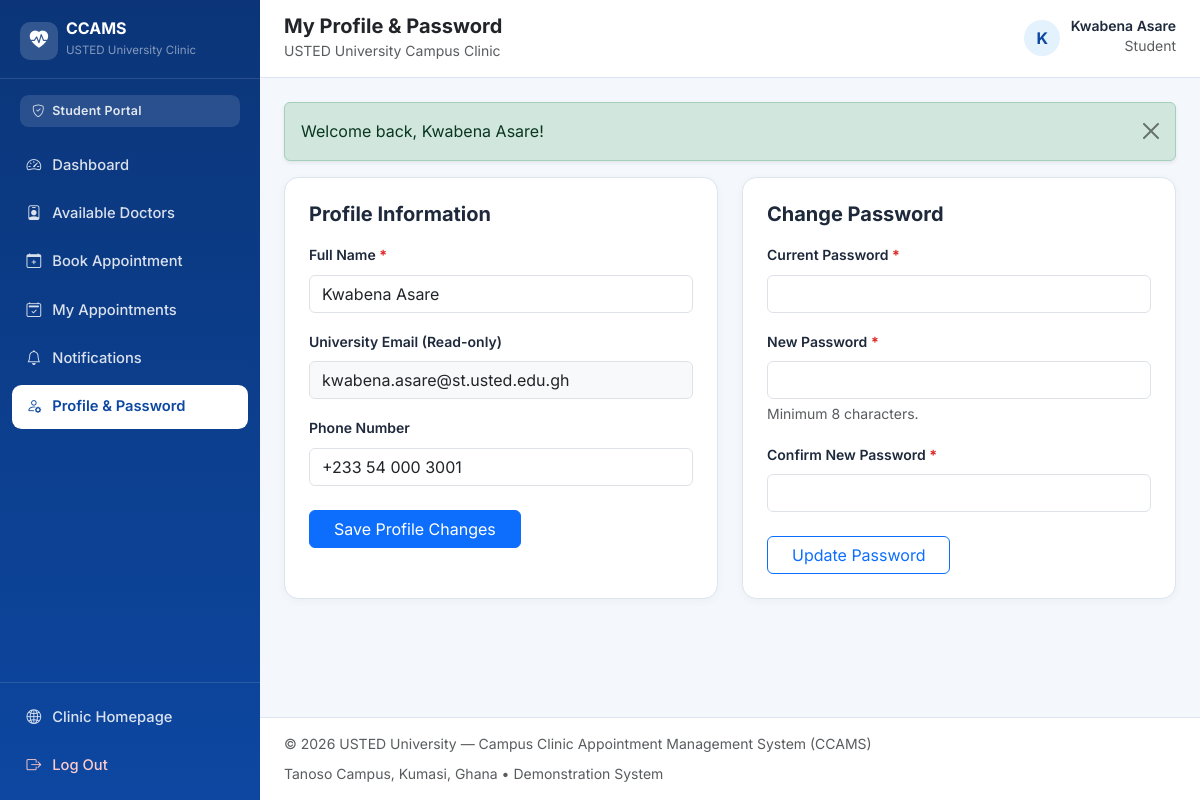
Page /student/profile.php (signed in) on the committed database.
### tables this page shows
CREATE TABLE `users` (
    `user_id` INT UNSIGNED NOT NULL AUTO_INCREMENT,
    `full_name` VARCHAR(120) NOT NULL,
    `email` VARCHAR(150) NOT NULL,
    `password_hash` VARCHAR(255) NOT NULL,
    `phone` VARCHAR(25) DEFAULT NULL,
    `role` ENUM('student', 'doctor', 'admin') NOT NULL DEFAULT 'student',
    `account_status` ENUM('active', 'inactive') NOT NULL DEFAULT 'active',
    `created_at` TIMESTAMP NOT NULL DEFAULT CURRENT_TIMESTAMP,
    `updated_at` TIMESTAMP NOT NULL DEFAULT CURRENT_TIMESTAMP ON UPDATE CURRENT_TIMESTAMP,
    PRIMARY KEY (`user_id`),
    UNIQUE KEY `uq_users_email` (`email`),
    KEY `idx_users_role_status` (`role`, `account_status`)
);

### config/database.example.php (called while the page is built)
<?php
return [
    'db' => [
        'host' => getenv('DB_HOST') ?: '127.0.0.1',
        'port' => getenv('DB_PORT') ?: '3306',
        'name' => getenv('DB_NAME') ?: 'campus_clinic',
        'user' => getenv('DB_USER') ?: 'root',
        'pass' => getenv('DB_PASS') ?: '',
        'charset' => 'utf8mb4',
    ],
    'app' => [
        'name' => 'CCAMS — USTED University Campus Clinic',
        'university' => 'USTED University',
        'base_path' => '',
        'cancellation_cutoff_hours' => 2,
    ],
    'notifications' => [
        'default_external_mode' => 'mock',
        'sms_sandbox_endpoint' => getenv('SMS_SANDBOX_ENDPOINT') ?: '',
        'sms_sandbox_api_key' => getenv('SMS_SANDBOX_API_KEY') ?: '',
        'sms_sender_id' => 'USTEDClinic',
    ],
];

### config/database.php (called while the page is built, shortened)
<?php
if (!function_exists('ccams_config')) {
    function ccams_config(): array
    {
        static $config = null;
        if ($config !== null) {
            return $config;
        }
        $defaults = require __DIR__ . '/database.example.php';
        if ($defaults['app']['base_path'] === '' && isset($_SERVER['SCRIPT_NAME'])) {
            $scriptName = str_replace('\\', '/', $_SERVER['SCRIPT_NAME']);
            foreach (['/student/', '/doctor/', '/admin/'] as $subDir) {
                $pos = strpos($scriptName, $subDir);
                if ($pos !== false) {
                    $defaults['app']['base_path'] = substr($scriptName, 0, $pos);
                    break;
                }
            }
            if ($defaults['app']['base_path'] === '') {
                $dir = rtrim(dirname($scriptName), '/');
                $defaults['app']['base_path'] = ($dir === '.' ? '' : $dir);
            }
        }
        $config = $defaults;
        return $config;
    }
}

### includes/functions.php (called while the page is built, shortened)
<?php
function e(?string $value): string
{
    return htmlspecialchars((string) ($value ?? ''), ENT_QUOTES | ENT_SUBSTITUTE, 'UTF-8');
}
function app_url(string $path = ''): string
{
    $cfg = ccams_config();
    $base = rtrim($cfg['app']['base_path'], '/');
    $path = ltrim($path, '/');
    return $base . ($path !== '' ? '/' . $path : '/');
}
function get_flashes(): array
{
    $messages = $_SESSION['flash_messages'];
    return $messages;
}
function is_active_nav(string $target): string
{
    $current = str_replace('\\', '/', $_SERVER['SCRIPT_NAME'] ?? '');
    return str_ends_with($current, '/' . ltrim($target, '/')) ? 'active' : '';
}

### includes/auth.php (called while the page is built, shortened)
<?php
require_once __DIR__ . '/../config/database.php';
require_once __DIR__ . '/functions.php';
function is_logged_in(): bool
{
    return isset($_SESSION['user_id'], $_SESSION['role']) && (int) $_SESSION['user_id'] > 0;
}
function current_user(): ?array
{
    static $cached = null;
    $sessionUserId = (int) $_SESSION['user_id'];
    if ($cached !== null && (int) $cached['user_id'] === $sessionUserId) {
        return $cached;
    }
    $pdo = get_pdo();
    $stmt = $pdo->prepare(
        'SELECT user_id, full_name, email, phone, role, account_status, created_at
         FROM users
         WHERE user_id = :id AND account_status = "active"
         LIMIT 1'
    );
    $stmt->execute(['id' => $sessionUserId]);
    $user = $stmt->fetch();
    $cached = $user;
    return $cached;
}
function require_auth(string|array|null $allowedRoles = null): array
{
    $user = current_user();
    if ($allowedRoles !== null) {
        $roles = is_array($allowedRoles) ? $allowedRoles : [$allowedRoles];
    }
    return $user;
}

### student/profile.php (the view, shortened to what this page needs)
<?php
require_once __DIR__ . '/../includes/auth.php';
$student = require_auth('student');
$pageTitle = 'My Profile & Password';
$layoutMode = 'dashboard';
require_once __DIR__ . '/../includes/header.php';
?>
<div class="row g-4">
    <div class="col-lg-6">
        <div class="ccams-card p-4 h-100">
            <h2 class="h5 fw-bold mb-3">Profile Information</h2>
            <form method="post" action="<?php echo e(app_url('student/profile.php')); ?>" data-loading>
                <div class="mb-3">
                    <label for="stuName" class="form-label small fw-semibold">Full Name <span class="required-star">*</span></label>
                    <input type="text" id="stuName" name="full_name" class="form-control"
                           value="<?php echo e($student['full_name']); ?>" required>
                </div>
                <div class="mb-3">
                    <label for="stuEmail" class="form-label small fw-semibold">University Email (Read-only)</label>
                    <input type="email" id="stuEmail" class="form-control bg-light" value="<?php echo e($student['email']); ?>" disabled>
                </div>
                <div class="mb-4">
                    <label for="stuPhone" class="form-label small fw-semibold">Phone Number</label>
                    <input type="tel" id="stuPhone" name="phone" class="form-control"
                           value="<?php echo e((string) ($student['phone'] ?? '')); ?>">
                </div>
                <button type="submit" class="btn btn-primary px-4">Save Profile Changes</button>
            </form>
        </div>
    </div>
    <div class="col-lg-6">
        <div class="ccams-card p-4 h-100">
            <h2 class="h5 fw-bold mb-3">Change Password</h2>
            <form method="post" action="<?php echo e(app_url('student/profile.php')); ?>" data-loading>
                <div class="mb-3">
                    <label for="currPw" class="form-label small fw-semibold">Current Password <span class="required-star">*</span></label>
                    <input type="password" id="currPw" name="current_password" class="form-control" required>
                </div>
                <div class="mb-3">
                    <label for="newPw" class="form-label small fw-semibold">New Password <span class="required-star">*</span></label>
                    <input type="password" id="newPw" name="new_password" class="form-control" minlength="8" required>
                    <div class="form-text">Minimum 8 characters.</div>
                </div>
                <div class="mb-4">
                    <label for="confPw" class="form-label small fw-semibold">Confirm New Password <span class="required-star">*</span></label>
                    <input type="password" id="confPw" name="confirm_password" class="form-control" minlength="8" required>
                </div>
                <button type="submit" class="btn btn-outline-primary px-4">Update Password</button>
            </form>
        </div>
    </div>
</div>
<?php require_once __DIR__ . '/../includes/footer.php'; ?>

### includes/header.php (shortened to what this page needs)
<?php
$pageTitle = $pageTitle ?? 'USTED University — Campus Clinic Appointment Management System';
$layoutMode = $layoutMode ?? 'public';
$authUser = current_user();
$flashes = get_flashes();
?>
<!DOCTYPE html>
<html lang="en">
<head>
    <link href="https://cdn.jsdelivr.net/npm/bootstrap@5.3.3/dist/css/bootstrap.min.css" rel="stylesheet">
    <link href="https://cdn.jsdelivr.net/npm/bootstrap-icons@1.11.3/font/bootstrap-icons.min.css" rel="stylesheet">
    <link href="<?php echo e(app_url('assets/css/style.css')); ?>" rel="stylesheet">
</head>
<body class="<?php echo $layoutMode === 'dashboard' ? 'ccams-dashboard-body' : 'ccams-public-body'; ?>">
<?php if ($layoutMode === 'dashboard' && $authUser): ?>
    <div class="dashboard-wrapper">
        <aside class="dashboard-sidebar" id="dashboardSidebar" aria-label="Dashboard Navigation">
            <div class="sidebar-brand">
                <a href="<?php echo e(app_url('index.php')); ?>" class="d-flex align-items-center gap-2 text-decoration-none text-white">
                    <span class="brand-emblem">
                        <i class="bi bi-heart-pulse-fill"></i>
                    </span>
                    <div>
                        <div class="fw-bold lh-1 fs-6">CCAMS</div>
                        <small class="text-white-50" style="font-size: 0.72rem;">USTED University Clinic</small>
                    </div>
                </a>
            </div>
            <div class="sidebar-role-pill">
                <i class="bi bi-shield-check me-1"></i>
                <?php echo e(ucfirst($authUser['role'])); ?> Portal
            </div>
            <nav class="sidebar-nav">
                <?php if ($authUser['role'] === 'student'): ?>
                    <a class="sidebar-link <?php echo is_active_nav('student/dashboard.php'); ?>" href="<?php echo e(app_url('student/dashboard.php')); ?>">
                        <i class="bi bi-speedometer2"></i><span>Dashboard</span>
                    </a>
                    <a class="sidebar-link <?php echo is_active_nav('student/doctors.php'); ?>" href="<?php echo e(app_url('student/doctors.php')); ?>">
                        <i class="bi bi-person-badge"></i><span>Available Doctors</span>
                    </a>
                    <a class="sidebar-link <?php echo is_active_nav('student/book_appointment.php'); ?>" href="<?php echo e(app_url('student/book_appointment.php')); ?>">
                        <i class="bi bi-calendar-plus"></i><span>Book Appointment</span>
                    </a>
                    <a class="sidebar-link <?php echo is_active_nav('student/my_appointments.php') || is_active_nav('student/appointment_details.php') ? 'active' : ''; ?>" href="<?php echo e(app_url('student/my_appointments.php')); ?>">
                        <i class="bi bi-calendar2-check"></i><span>My Appointments</span>
                    </a>
                    <a class="sidebar-link <?php echo is_active_nav('student/notifications.php'); ?>" href="<?php echo e(app_url('student/notifications.php')); ?>">
                        <i class="bi bi-bell"></i><span>Notifications</span>
                    </a>
                    <a class="sidebar-link <?php echo is_active_nav('student/profile.php'); ?>" href="<?php echo e(app_url('student/profile.php')); ?>">
                        <i class="bi bi-person-gear"></i><span>Profile &amp; Password</span>
                    </a>
                <?php endif; ?>
            </nav>
            <div class="sidebar-footer">
                <a href="<?php echo e(app_url('index.php')); ?>" class="sidebar-link">
                    <i class="bi bi-globe2"></i><span>Clinic Homepage</span>
                </a>
                <form method="post" action="<?php echo e(app_url('logout.php')); ?>" class="mt-1">
                    <button type="submit" class="sidebar-link w-100 border-0 bg-transparent text-start text-danger-soft">
                        <i class="bi bi-box-arrow-right"></i><span>Log Out</span>
                    </button>
                </form>
            </div>
        </aside>
        <div class="dashboard-main">
            <header class="dashboard-topbar">
                <div class="d-flex align-items-center gap-3">
                    <div>
                        <h1 class="h5 mb-0 fw-bold text-dark"><?php echo e($pageTitle); ?></h1>
                        <small class="text-muted">USTED University Campus Clinic</small>
                    </div>
                </div>
                <div class="d-flex align-items-center gap-3">
                    <div class="user-profile-chip">
                        <div class="avatar-circle">
                            <?php echo e(strtoupper(substr((string) $authUser['full_name'], 0, 1))); ?>
                        </div>
                        <div class="d-none d-sm-block text-end">
                            <div class="fw-semibold small lh-1"><?php echo e($authUser['full_name']); ?></div>
                            <small class="text-muted text-capitalize"><?php echo e($authUser['role']); ?></small>
                        </div>
                    </div>
                </div>
            </header>
            <main id="main-content" class="dashboard-content">
                <?php if (!empty($flashes)): ?>
                    <?php foreach ($flashes as $flash): ?>
                        <div class="alert alert-<?php echo e($flash['type']); ?> alert-dismissible fade show shadow-sm" role="alert">
                            <?php echo e($flash['message']); ?>
                            <button type="button" class="btn-close" data-bs-dismiss="alert" aria-label="Close"></button>
                        </div>
                    <?php endforeach; ?>
                <?php endif; ?>
<?php endif; ?>

### assets/css/style.css (style rules this page uses)
:root { --ccams-primary: #0d47a1; --ccams-primary-mid: #1565c0; --ccams-accent: #1e88e5; --ccams-bg: #f4f7fb; --ccams-surface: #ffffff; --ccams-border: #dce4f0; --ccams-text: #1e293b; --ccams-muted: #64748b; --ccams-sidebar-width: 260px; }
body { font-family: 'Inter', -apple-system, BlinkMacSystemFont, 'Segoe UI', Roboto, sans-serif; color: var(--ccams-text); background-color: var(--ccams-bg); line-height: 1.6; }
.brand-emblem { width: 38px; height: 38px; border-radius: 10px; display: inline-flex; align-items: center; justify-content: center; background: rgba(255, 255, 255, 0.16); color: #ffffff; font-size: 1.15rem; flex-shrink: 0; }
.ccams-card { background: var(--ccams-surface); border: 1px solid var(--ccams-border); border-radius: 0.9rem; box-shadow: 0 2px 10px rgba(15, 23, 42, 0.04); }
.dashboard-wrapper { display: flex; min-height: 100vh; }
.dashboard-sidebar { width: var(--ccams-sidebar-width); background: linear-gradient(180deg, #0b3578 0%, #0d47a1 100%); color: #ffffff; display: flex; flex-direction: column; position: fixed; top: 0; bottom: 0; left: 0; z-index: 1040; transition: transform 0.25s ease; }
.sidebar-brand { padding: 1.25rem 1.25rem 1rem; border-bottom: 1px solid rgba(255, 255, 255, 0.12); display: flex; align-items: center; }
.sidebar-role-pill { margin: 1rem 1.25rem 0.5rem; padding: 0.4rem 0.75rem; border-radius: 0.55rem; background: rgba(255, 255, 255, 0.12); font-size: 0.78rem; font-weight: 600; letter-spacing: 0.02em; color: #e2e8f0; }
.sidebar-nav { padding: 0.5rem 0.75rem; flex: 1; overflow-y: auto; display: flex; flex-direction: column; gap: 0.25rem; }
.sidebar-link { display: flex; align-items: center; gap: 0.7rem; padding: 0.65rem 0.9rem; border-radius: 0.6rem; color: rgba(255, 255, 255, 0.85); text-decoration: none; font-size: 0.92rem; font-weight: 500; transition: background-color 0.15s ease, color 0.15s ease; }
.sidebar-link.active { background-color: #ffffff; color: var(--ccams-primary); font-weight: 600; }
.text-danger-soft { color: #fecaca !important; }
.sidebar-footer { padding: 0.75rem; border-top: 1px solid rgba(255, 255, 255, 0.12); }
.dashboard-main { margin-left: var(--ccams-sidebar-width); flex: 1; display: flex; flex-direction: column; min-width: 0; }
.dashboard-topbar { background: var(--ccams-surface); border-bottom: 1px solid var(--ccams-border); padding: 0.85rem 1.5rem; display: flex; align-items: center; justify-content: space-between; position: sticky; top: 0; z-index: 1020; }
.user-profile-chip { display: flex; align-items: center; gap: 0.65rem; }
.avatar-circle { width: 36px; height: 36px; border-radius: 50%; background: #e3f2fd; color: var(--ccams-primary); font-weight: 700; display: inline-flex; align-items: center; justify-content: center; }
.dashboard-content { padding: 1.5rem; flex: 1; }
.required-star { color: #dc2626; font-weight: 700; }

### rows in the picture
users: role "Student", full_name "K", full_name "Kwabena Asare", email "kwabena.asare@st.usted.edu.gh", phone "+233 54 000 3001"

### other values in the picture
$pageTitle "My Profile & Password"
$flash['message'] "Welcome back, Kwabena Asare!"
